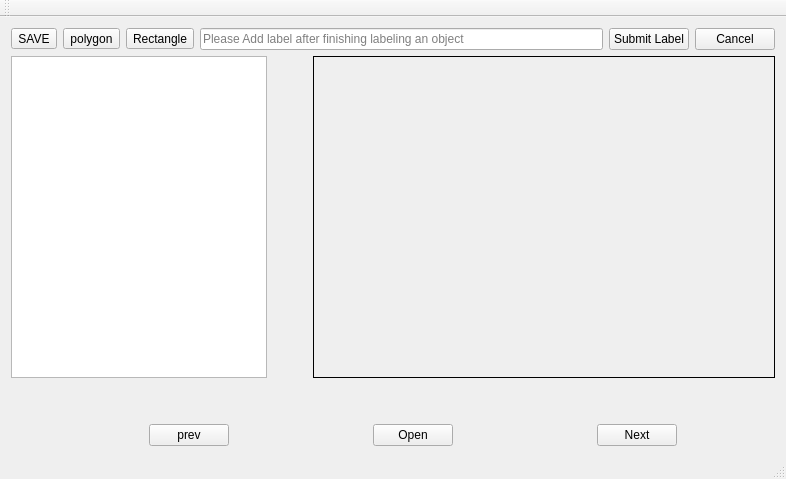
<?xml version="1.0" encoding="UTF-8"?>
<ui version="4.0">
 <class>ImageAnnotation</class>
 <widget class="QMainWindow" name="ImageAnnotation">
  <property name="geometry">
   <rect>
    <x>0</x>
    <y>0</y>
    <width>786</width>
    <height>479</height>
   </rect>
  </property>
  <property name="sizePolicy">
   <sizepolicy hsizetype="Preferred" vsizetype="Maximum">
    <horstretch>0</horstretch>
    <verstretch>0</verstretch>
   </sizepolicy>
  </property>
  <property name="windowTitle">
   <string>ImageAnnotation</string>
  </property>
  <property name="styleSheet">
   <string notr="true"/>
  </property>
  <widget class="QWidget" name="centralWidget">
   <layout class="QVBoxLayout" name="verticalLayout_2">
    <item>
     <layout class="QVBoxLayout" name="verticalLayout">
      <item>
       <layout class="QHBoxLayout" name="horizontalLayout">
        <item>
         <widget class="QToolButton" name="toolButton">
          <property name="sizePolicy">
           <sizepolicy hsizetype="Maximum" vsizetype="Fixed">
            <horstretch>0</horstretch>
            <verstretch>0</verstretch>
           </sizepolicy>
          </property>
          <property name="text">
           <string>SAVE</string>
          </property>
         </widget>
        </item>
        <item>
         <widget class="QToolButton" name="toolButton_2">
          <property name="text">
           <string>polygon</string>
          </property>
         </widget>
        </item>
        <item>
         <widget class="QToolButton" name="toolButton_3">
          <property name="text">
           <string>Rectangle</string>
          </property>
         </widget>
        </item>
        <item>
         <widget class="QLineEdit" name="lineEdit">
          <property name="placeholderText">
           <string>Please Add label after finishing labeling an object</string>
          </property>
         </widget>
        </item>
        <item>
         <widget class="QPushButton" name="pushButton_2">
          <property name="text">
           <string>Submit Label</string>
          </property>
         </widget>
        </item>
        <item>
         <widget class="QPushButton" name="pushButton_3">
          <property name="text">
           <string>Cancel</string>
          </property>
         </widget>
        </item>
       </layout>
      </item>
      <item>
       <layout class="QHBoxLayout" name="horizontalLayout_3">
        <property name="sizeConstraint">
         <enum>QLayout::SetMaximumSize</enum>
        </property>
        <item>
         <widget class="QListWidget" name="file_list">
          <property name="sizePolicy">
           <sizepolicy hsizetype="Preferred" vsizetype="Preferred">
            <horstretch>0</horstretch>
            <verstretch>0</verstretch>
           </sizepolicy>
          </property>
         </widget>
        </item>
        <item>
         <spacer name="horizontalSpacer">
          <property name="orientation">
           <enum>Qt::Horizontal</enum>
          </property>
          <property name="sizeType">
           <enum>QSizePolicy::Maximum</enum>
          </property>
          <property name="sizeHint" stdset="0">
           <size>
            <width>40</width>
            <height>20</height>
           </size>
          </property>
         </spacer>
        </item>
        <item>
         <widget class="matdisplay" name="image_label">
          <property name="sizePolicy">
           <sizepolicy hsizetype="Expanding" vsizetype="Expanding">
            <horstretch>0</horstretch>
            <verstretch>0</verstretch>
           </sizepolicy>
          </property>
          <property name="styleSheet">
           <string notr="true">border:1px solid;</string>
          </property>
          <property name="text">
           <string/>
          </property>
         </widget>
        </item>
       </layout>
      </item>
      <item>
       <spacer name="verticalSpacer">
        <property name="orientation">
         <enum>Qt::Vertical</enum>
        </property>
        <property name="sizeType">
         <enum>QSizePolicy::Maximum</enum>
        </property>
        <property name="sizeHint" stdset="0">
         <size>
          <width>20</width>
          <height>40</height>
         </size>
        </property>
       </spacer>
      </item>
      <item>
       <layout class="QHBoxLayout" name="horizontalLayout_2">
        <item>
         <spacer name="horizontalSpacer_2">
          <property name="orientation">
           <enum>Qt::Horizontal</enum>
          </property>
          <property name="sizeType">
           <enum>QSizePolicy::Maximum</enum>
          </property>
          <property name="sizeHint" stdset="0">
           <size>
            <width>40</width>
            <height>20</height>
           </size>
          </property>
         </spacer>
        </item>
        <item>
         <widget class="QPushButton" name="prev">
          <property name="sizePolicy">
           <sizepolicy hsizetype="Maximum" vsizetype="Fixed">
            <horstretch>0</horstretch>
            <verstretch>0</verstretch>
           </sizepolicy>
          </property>
          <property name="text">
           <string>prev</string>
          </property>
          <property name="shortcut">
           <string>Left</string>
          </property>
         </widget>
        </item>
        <item>
         <spacer name="horizontalSpacer_3">
          <property name="orientation">
           <enum>Qt::Horizontal</enum>
          </property>
          <property name="sizeType">
           <enum>QSizePolicy::Maximum</enum>
          </property>
          <property name="sizeHint" stdset="0">
           <size>
            <width>40</width>
            <height>20</height>
           </size>
          </property>
         </spacer>
        </item>
        <item>
         <widget class="QPushButton" name="pushButton">
          <property name="sizePolicy">
           <sizepolicy hsizetype="Maximum" vsizetype="Fixed">
            <horstretch>0</horstretch>
            <verstretch>0</verstretch>
           </sizepolicy>
          </property>
          <property name="text">
           <string>Open</string>
          </property>
         </widget>
        </item>
        <item>
         <spacer name="horizontalSpacer_4">
          <property name="orientation">
           <enum>Qt::Horizontal</enum>
          </property>
          <property name="sizeType">
           <enum>QSizePolicy::Maximum</enum>
          </property>
          <property name="sizeHint" stdset="0">
           <size>
            <width>40</width>
            <height>20</height>
           </size>
          </property>
         </spacer>
        </item>
        <item>
         <widget class="QPushButton" name="next">
          <property name="sizePolicy">
           <sizepolicy hsizetype="Maximum" vsizetype="Fixed">
            <horstretch>0</horstretch>
            <verstretch>0</verstretch>
           </sizepolicy>
          </property>
          <property name="minimumSize">
           <size>
            <width>20</width>
            <height>0</height>
           </size>
          </property>
          <property name="styleSheet">
           <string notr="true">background-image: url(:/new/img/img/forward.png);</string>
          </property>
          <property name="text">
           <string>Next</string>
          </property>
          <property name="shortcut">
           <string>Right</string>
          </property>
         </widget>
        </item>
       </layout>
      </item>
     </layout>
    </item>
   </layout>
  </widget>
  <widget class="QMenuBar" name="menuBar">
   <property name="geometry">
    <rect>
     <x>0</x>
     <y>0</y>
     <width>786</width>
     <height>21</height>
    </rect>
   </property>
  </widget>
  <widget class="QToolBar" name="mainToolBar">
   <attribute name="toolBarArea">
    <enum>TopToolBarArea</enum>
   </attribute>
   <attribute name="toolBarBreak">
    <bool>false</bool>
   </attribute>
  </widget>
  <widget class="QStatusBar" name="statusBar"/>
 </widget>
 <layoutdefault spacing="6" margin="11"/>
 <customwidgets>
  <customwidget>
   <class>matdisplay</class>
   <extends>QLabel</extends>
   <header location="global">matdisplay.h</header>
  </customwidget>
 </customwidgets>
 <resources/>
 <connections/>
</ui>
